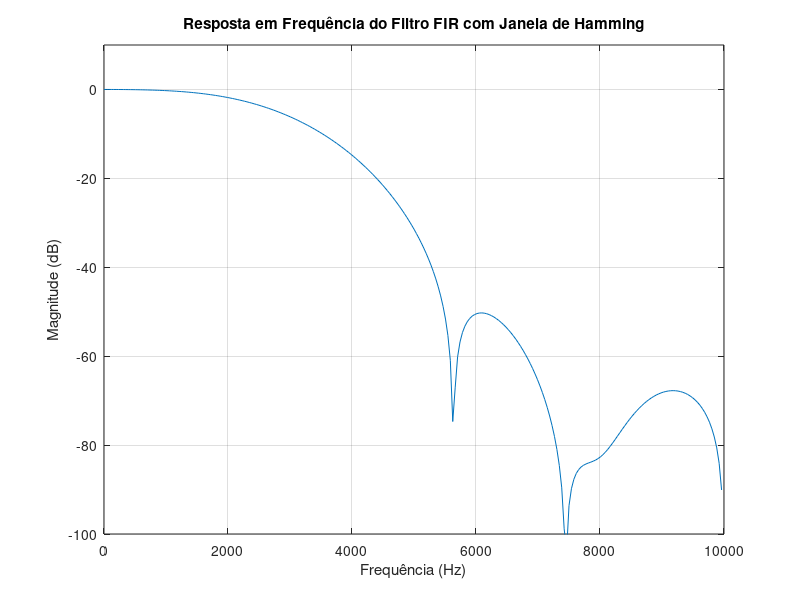

MATLAB code for this plot:
#Projeto de um filtro FIR para atenuação de frequencias superiores a 1KHz.
#Considerando uma atenuação mínima de 50dB na banda de rejeição e
# frequencia de amostragem de 20kHz

% Implementação de um filtro FIR

% Carregar o pacote signal
pkg load signal

% Parâmetros do filtro
fs = 20000; % Frequência de amostragem em Hz
fc = 1200;  % Frequência de corte em Hz
M = 14;     % Comprimento do filtro

% Frequência de corte normalizada (em termos de pi)
fc_normalizada = (10 * pi * fc) / fs; % Resultado: 0.6*pi

% Criar filtro FIR usando janela de Hamming
b = fir1(M-1, fc_normalizada/(2*pi), hamming(M)); % Normalizar para [0, 1]

%w = hamming(M);

% Calcular a resposta em frequência
[h, omega] = freqz(b, 1, 256, fs);

% Converter a magnitude para decibéis
magnitude = 20 * log10(abs(h));

% Plotar a resposta em frequência
figure;
plot(omega, magnitude);
grid on;

xlabel('Frequência (Hz)');
ylabel('Magnitude (dB)');
title('Resposta em Frequência do Filtro FIR com Janela de Hamming');
xlim([0 fs/2]); % Limitar o eixo x até a frequência de Nyquist
ylim([-100 10]); % Ajustar o eixo y para mostrar melhor a atenuação

%xlabel('Ganho(dB)');
%ylabel('Frequencia normalizada');
%title('Resposta em Frequência do Filtro FIR com Janela de Hamming');





